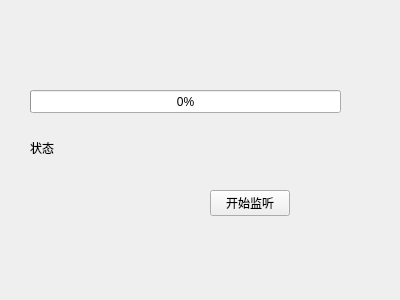
<?xml version="1.0" encoding="UTF-8"?>
<ui version="4.0">
 <class>Widget</class>
 <widget class="QWidget" name="Widget">
  <property name="geometry">
   <rect>
    <x>0</x>
    <y>0</y>
    <width>400</width>
    <height>300</height>
   </rect>
  </property>
  <property name="windowTitle">
   <string>服务器端</string>
  </property>
  <widget class="QProgressBar" name="progressBar">
   <property name="geometry">
    <rect>
     <x>30</x>
     <y>90</y>
     <width>311</width>
     <height>23</height>
    </rect>
   </property>
   <property name="value">
    <number>0</number>
   </property>
  </widget>
  <widget class="QPushButton" name="pushButton">
   <property name="geometry">
    <rect>
     <x>210</x>
     <y>190</y>
     <width>80</width>
     <height>26</height>
    </rect>
   </property>
   <property name="text">
    <string>开始监听</string>
   </property>
  </widget>
  <widget class="QLabel" name="label">
   <property name="geometry">
    <rect>
     <x>30</x>
     <y>140</y>
     <width>271</width>
     <height>16</height>
    </rect>
   </property>
   <property name="text">
    <string>状态</string>
   </property>
  </widget>
 </widget>
 <layoutdefault spacing="6" margin="11"/>
 <resources/>
 <connections/>
</ui>
